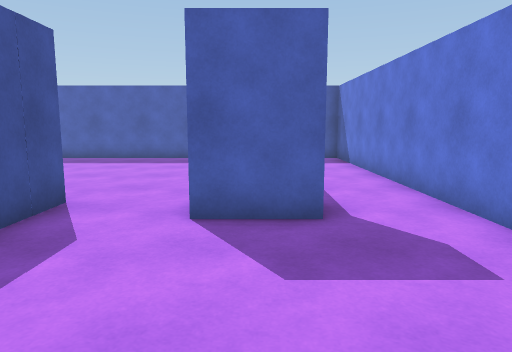
[1] (above)

16 first-person views from a walk through a Unity game level. The camera is 1.4 m above the floor, tilts 8° down and sees 70° across. The floor is counted in squares, 1 m on a side. Each view is taken from the middle of a square. On the plan, view 1 faces up. The plan holds only what a view shows up to about 16 squares ahead; the rest is blank. The place goes on beyond the plan. The player character is not drawn. Surface patterns are stand-ins for the level's own textures.

[2]
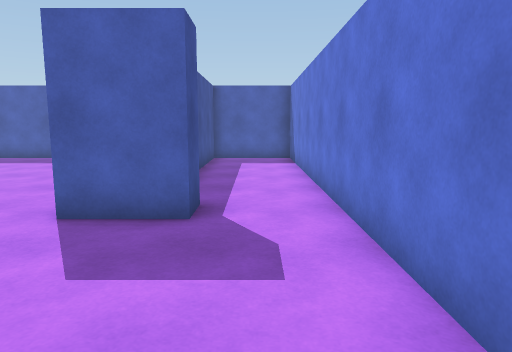

[3]
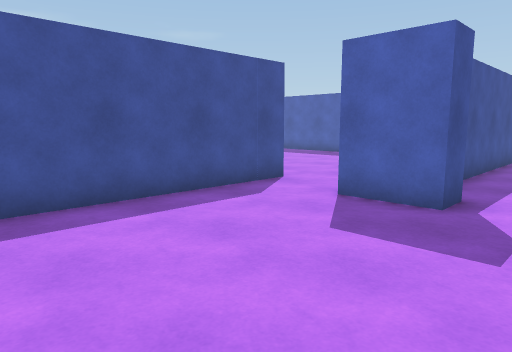

[4]
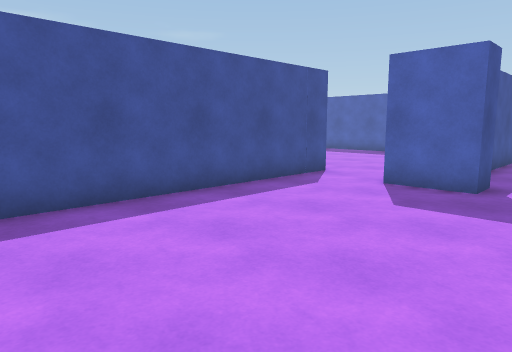

[5]
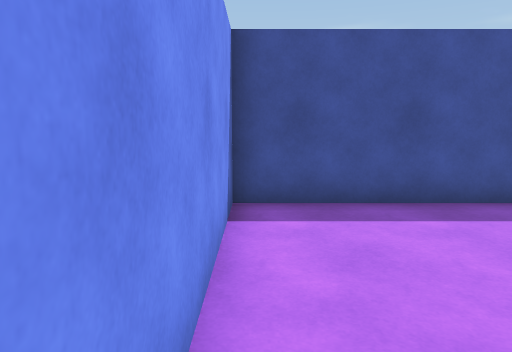

[6]
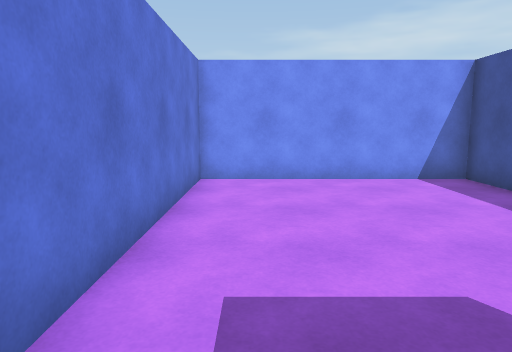

[7]
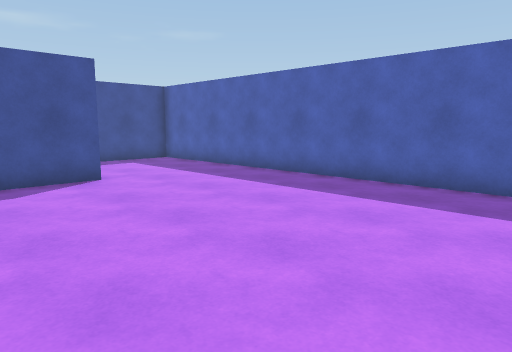

[8]
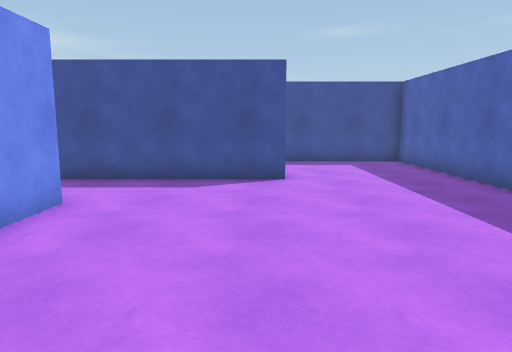

[9]
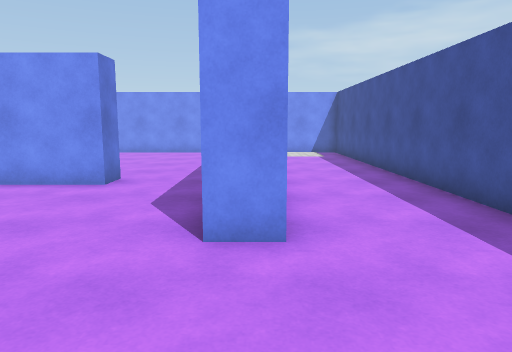

[10]
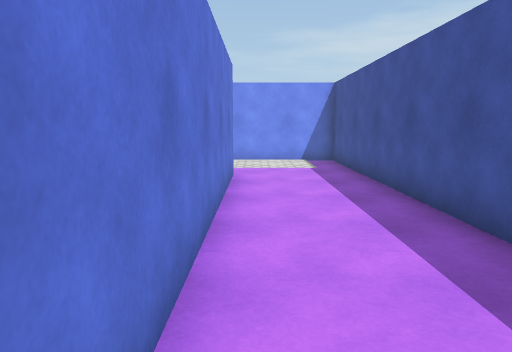

[11]
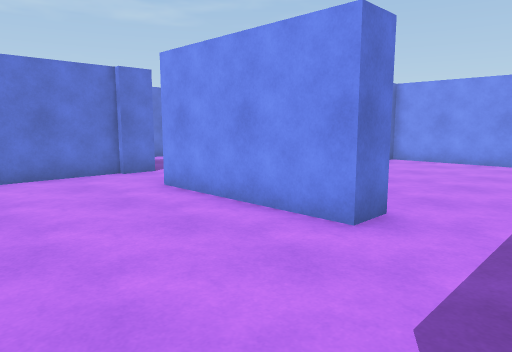

[12]
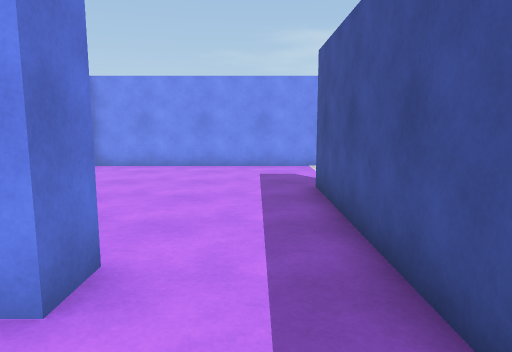

[13]
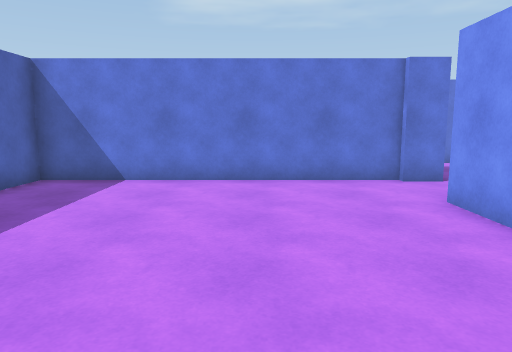

[14]
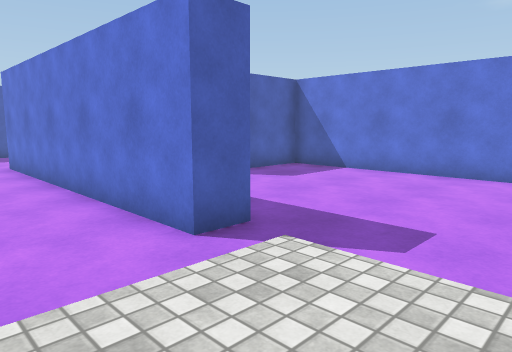

[15]
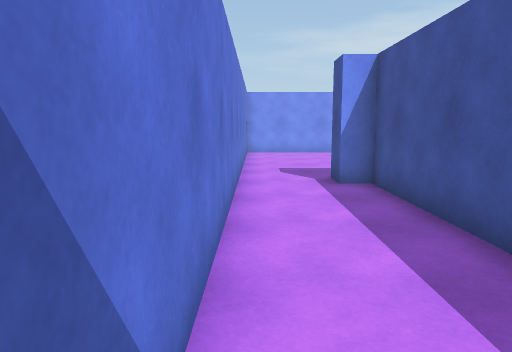

[16]
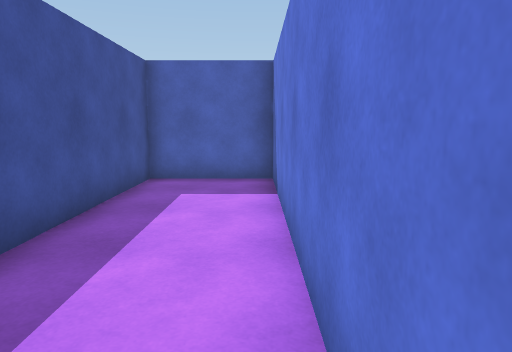

### Floor plan
Ten units are one square. View 1 is at (0, 0); x grows to the right and y downward. Boxes are objects, and circles mark ways between rooms. Rooms are numbered by the first view taken in them; rooms with no view inside come last. Other rooms are left out.
<svg viewBox="-165 -160 204 199">
<path fill="none" stroke="#000" d="M-35 -65 -35 34 34 34 34 -155 2 -155 2 -63 10 -63 10 -53 -10 -53 -10 -64M-85 -55 -85 -65 -35 -65M-114 -108 -114 -8 -124 -8 -124 -108 -114 -108M-160 -94 -160 34 -45 34 -45 30M-8 -62 -8 -155 -160 -155 -160 -111M-45 12 -45 -55 -68 -55"/>
<circle cx="-25" cy="-55" r="3" fill="#2a7"/>
<text x="10" y="-40">1</text>
<text x="-90" y="-70">2</text>
</svg>
Room 1 opens to room 2.

Where each view was taken, in squares from view 1:
view 1: 0 up, 0 right, facing up
view 2: 0 up, 2 right, facing up
view 3: 1 down, 3 right, facing up-left
view 4: 3 down, 3 right, facing up-left
view 5: 3 down, 3 right, facing left
view 6: 6 up, 2 right, facing down
view 7: 7 up, 2 left, facing up-left
view 8: 10 up, 2 left, facing left
view 9: 15 up, 12 left, facing down
view 10: 11 up, 13 left, facing down
view 11: 11 up, 11 left, facing down-right
view 12: 9 up, 10 left, facing down
view 13: 10 up, 10 left, facing right
view 14: 3 down, 15 left, facing up-right
view 15: 15 up, 3 right, facing down
view 16: 6 up, 3 right, facing up
